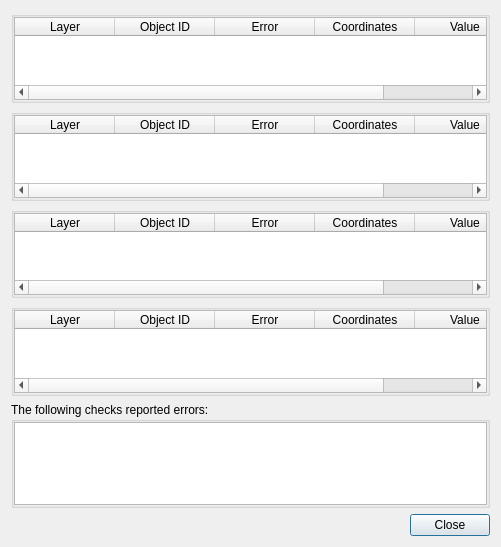
<?xml version="1.0" encoding="UTF-8"?>
<ui version="4.0">
 <class>QgsGeometryCheckerFixSummaryDialog</class>
 <widget class="QDialog" name="QgsGeometryCheckerFixSummaryDialog">
  <property name="geometry">
   <rect>
    <x>0</x>
    <y>0</y>
    <width>501</width>
    <height>547</height>
   </rect>
  </property>
  <property name="windowTitle">
   <string>Summary</string>
  </property>
  <layout class="QVBoxLayout" name="verticalLayout">
   <item>
    <widget class="QGroupBox" name="groupBoxFixedErrors">
     <property name="title">
      <string/>
     </property>
     <layout class="QVBoxLayout" name="verticalLayout_5">
      <property name="leftMargin">
       <number>0</number>
      </property>
      <property name="topMargin">
       <number>0</number>
      </property>
      <property name="rightMargin">
       <number>0</number>
      </property>
      <property name="bottomMargin">
       <number>0</number>
      </property>
      <item>
       <widget class="QTableWidget" name="tableWidgetFixedErrors">
        <property name="selectionBehavior">
         <enum>QAbstractItemView::SelectRows</enum>
        </property>
        <attribute name="horizontalHeaderStretchLastSection">
         <bool>true</bool>
        </attribute>
        <attribute name="verticalHeaderVisible">
         <bool>false</bool>
        </attribute>
        <column>
         <property name="text">
          <string>Layer</string>
         </property>
        </column>
        <column>
         <property name="text">
          <string>Object ID</string>
         </property>
        </column>
        <column>
         <property name="text">
          <string>Error</string>
         </property>
        </column>
        <column>
         <property name="text">
          <string>Coordinates</string>
         </property>
        </column>
        <column>
         <property name="text">
          <string>Value</string>
         </property>
        </column>
       </widget>
      </item>
     </layout>
    </widget>
   </item>
   <item>
    <widget class="QGroupBox" name="groupBoxNotFixed">
     <property name="title">
      <string/>
     </property>
     <layout class="QVBoxLayout" name="verticalLayout_2">
      <property name="spacing">
       <number>0</number>
      </property>
      <property name="leftMargin">
       <number>0</number>
      </property>
      <property name="topMargin">
       <number>0</number>
      </property>
      <property name="rightMargin">
       <number>0</number>
      </property>
      <property name="bottomMargin">
       <number>0</number>
      </property>
      <item>
       <widget class="QTableWidget" name="tableWidgetNotFixed">
        <property name="selectionBehavior">
         <enum>QAbstractItemView::SelectRows</enum>
        </property>
        <attribute name="horizontalHeaderStretchLastSection">
         <bool>true</bool>
        </attribute>
        <attribute name="verticalHeaderVisible">
         <bool>false</bool>
        </attribute>
        <column>
         <property name="text">
          <string>Layer</string>
         </property>
        </column>
        <column>
         <property name="text">
          <string>Object ID</string>
         </property>
        </column>
        <column>
         <property name="text">
          <string>Error</string>
         </property>
        </column>
        <column>
         <property name="text">
          <string>Coordinates</string>
         </property>
        </column>
        <column>
         <property name="text">
          <string>Value</string>
         </property>
        </column>
       </widget>
      </item>
     </layout>
    </widget>
   </item>
   <item>
    <widget class="QGroupBox" name="groupBoxNewErrors">
     <property name="title">
      <string/>
     </property>
     <layout class="QVBoxLayout" name="verticalLayout_3">
      <property name="spacing">
       <number>0</number>
      </property>
      <property name="leftMargin">
       <number>0</number>
      </property>
      <property name="topMargin">
       <number>0</number>
      </property>
      <property name="rightMargin">
       <number>0</number>
      </property>
      <property name="bottomMargin">
       <number>0</number>
      </property>
      <item>
       <widget class="QTableWidget" name="tableWidgetNewErrors">
        <property name="selectionBehavior">
         <enum>QAbstractItemView::SelectRows</enum>
        </property>
        <attribute name="horizontalHeaderStretchLastSection">
         <bool>true</bool>
        </attribute>
        <attribute name="verticalHeaderVisible">
         <bool>false</bool>
        </attribute>
        <column>
         <property name="text">
          <string>Layer</string>
         </property>
        </column>
        <column>
         <property name="text">
          <string>Object ID</string>
         </property>
        </column>
        <column>
         <property name="text">
          <string>Error</string>
         </property>
        </column>
        <column>
         <property name="text">
          <string>Coordinates</string>
         </property>
        </column>
        <column>
         <property name="text">
          <string>Value</string>
         </property>
        </column>
       </widget>
      </item>
     </layout>
    </widget>
   </item>
   <item>
    <widget class="QGroupBox" name="groupBoxObsoleteErrors">
     <property name="title">
      <string/>
     </property>
     <layout class="QVBoxLayout" name="verticalLayout_4">
      <property name="spacing">
       <number>0</number>
      </property>
      <property name="leftMargin">
       <number>0</number>
      </property>
      <property name="topMargin">
       <number>0</number>
      </property>
      <property name="rightMargin">
       <number>0</number>
      </property>
      <property name="bottomMargin">
       <number>0</number>
      </property>
      <item>
       <widget class="QTableWidget" name="tableWidgetObsoleteErrors">
        <property name="selectionBehavior">
         <enum>QAbstractItemView::SelectRows</enum>
        </property>
        <attribute name="horizontalHeaderStretchLastSection">
         <bool>true</bool>
        </attribute>
        <attribute name="verticalHeaderVisible">
         <bool>false</bool>
        </attribute>
        <column>
         <property name="text">
          <string>Layer</string>
         </property>
        </column>
        <column>
         <property name="text">
          <string>Object ID</string>
         </property>
        </column>
        <column>
         <property name="text">
          <string>Error</string>
         </property>
        </column>
        <column>
         <property name="text">
          <string>Coordinates</string>
         </property>
        </column>
        <column>
         <property name="text">
          <string>Value</string>
         </property>
        </column>
       </widget>
      </item>
     </layout>
    </widget>
   </item>
   <item>
    <spacer name="verticalSpacer">
     <property name="orientation">
      <enum>Qt::Vertical</enum>
     </property>
     <property name="sizeHint" stdset="0">
      <size>
       <width>20</width>
       <height>40</height>
      </size>
     </property>
    </spacer>
   </item>
   <item>
    <widget class="QGroupBox" name="groupBoxMessages">
     <property name="title">
      <string>The following checks reported errors:</string>
     </property>
     <layout class="QHBoxLayout" name="horizontalLayout">
      <property name="spacing">
       <number>0</number>
      </property>
      <property name="leftMargin">
       <number>0</number>
      </property>
      <property name="topMargin">
       <number>0</number>
      </property>
      <property name="rightMargin">
       <number>0</number>
      </property>
      <property name="bottomMargin">
       <number>0</number>
      </property>
      <item>
       <widget class="QPlainTextEdit" name="plainTextEditMessages"/>
      </item>
     </layout>
    </widget>
   </item>
   <item>
    <widget class="QDialogButtonBox" name="buttonBox">
     <property name="orientation">
      <enum>Qt::Horizontal</enum>
     </property>
     <property name="standardButtons">
      <set>QDialogButtonBox::Close</set>
     </property>
    </widget>
   </item>
  </layout>
 </widget>
 <resources/>
 <connections>
  <connection>
   <sender>buttonBox</sender>
   <signal>accepted()</signal>
   <receiver>QgsGeometryCheckerFixSummaryDialog</receiver>
   <slot>accept()</slot>
   <hints>
    <hint type="sourcelabel">
     <x>248</x>
     <y>254</y>
    </hint>
    <hint type="destinationlabel">
     <x>157</x>
     <y>274</y>
    </hint>
   </hints>
  </connection>
  <connection>
   <sender>buttonBox</sender>
   <signal>rejected()</signal>
   <receiver>QgsGeometryCheckerFixSummaryDialog</receiver>
   <slot>reject()</slot>
   <hints>
    <hint type="sourcelabel">
     <x>316</x>
     <y>260</y>
    </hint>
    <hint type="destinationlabel">
     <x>286</x>
     <y>274</y>
    </hint>
   </hints>
  </connection>
 </connections>
</ui>
